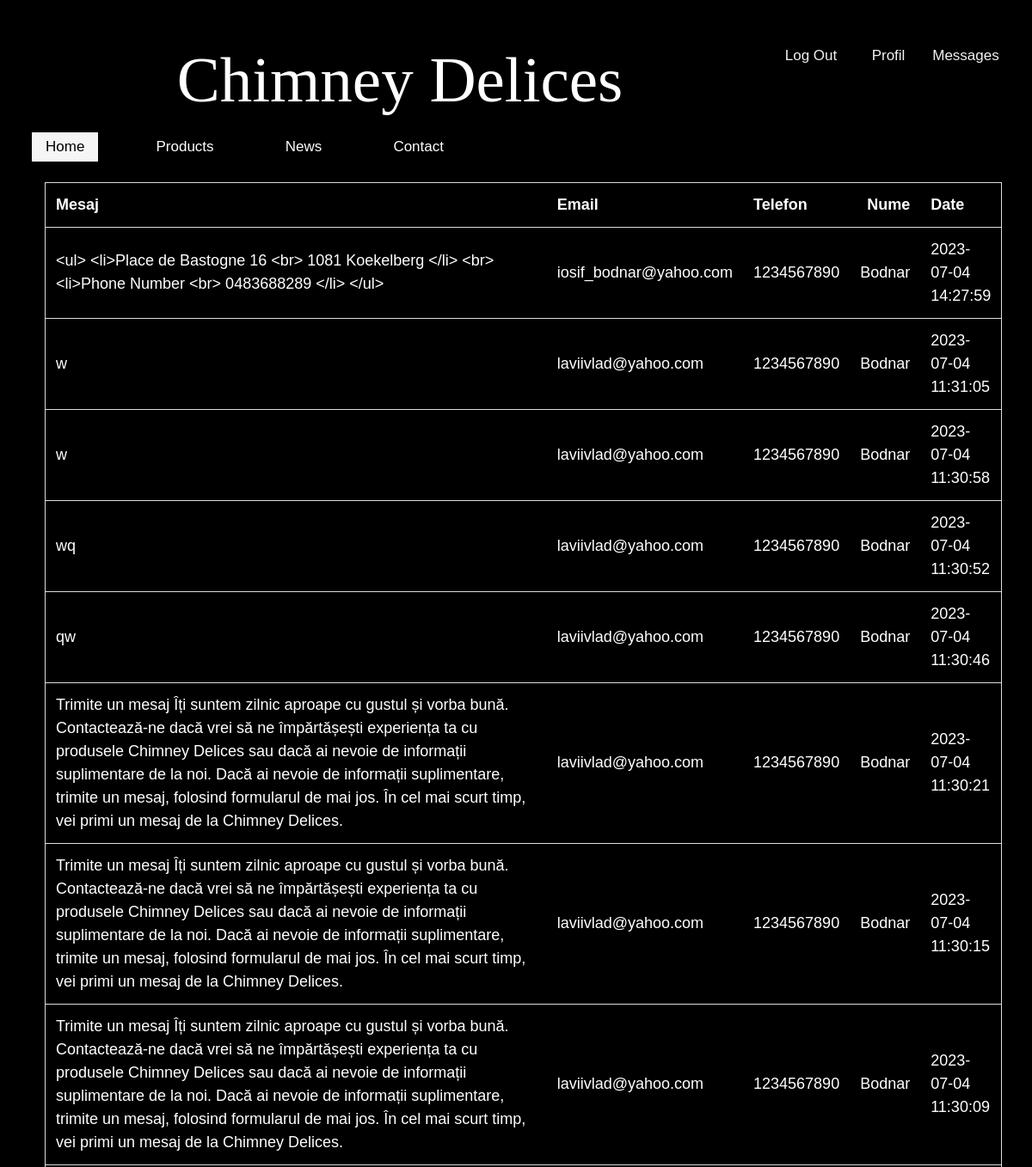
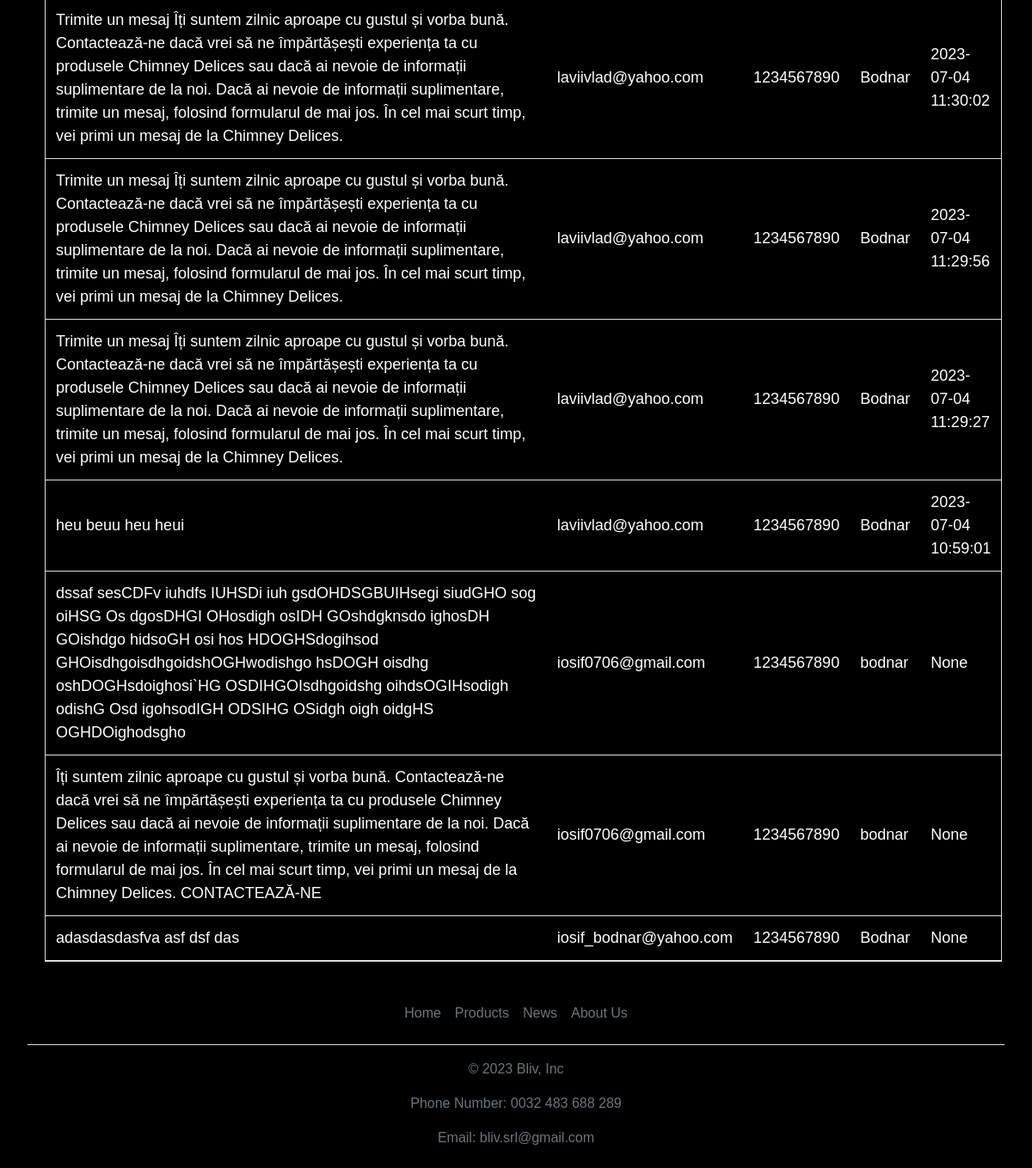
The app's page /mesaje (signed in) with its own data (2 pictures, top to bottom).
### tables this page shows
CREATE TABLE contact( 
    email        TEXT,
    nume         TEXT,
    telefon      INT,
    oras         TEXT,
    mesaj        TEXT,
    persons_id   INT
, date [numeric]);

### app.py (the view)
@app.route("/mesaje")
@login_required
def mesaje():
    check = db.execute("SELECT * FROM contact ORDER BY date DESC  LIMIT 20")
    return render_template("/mesaje.html",check = check)

### app.py (called while the page is built)
@app.after_request
def after_request(response):
    response.headers["Cache-Control"] = "no-cache, no-store, must-revalidate"
    response.headers["Expires"] = 0
    response.headers["Pragma"] = "no-cache"
    return response

### helpers.py (called while the page is built)
def login_required(f):
    @wraps(f)
    def decorated_function(*args, **kwargs):
        if session.get("user_id") is None:
            return redirect("/")
        return f(*args, **kwargs)
    return decorated_function

### templates/mesaje.html (shortened to what this page needs)
{% extends "layout.html" %}
{% block main %}
<table  class="myTable" style="display: block;">
    <thead>
        <tr>
            <th class="text-start">Mesaj</th>
            <th class="text-start">Email</th>
            <th class="text-start">Telefon</th>
            <th class="text-end">Nume</th>
            <th>Date</th>
        </tr>
    </thead>
    <tbody>
        {% for x in check %}
        <tr>
            <td class="text-start" > {{x.mesaj}}</td>
            <td class="text-start">{{x.email}}</td>
            <td class="text-start">{{x.telefon}}</td>
            <td class="text-start">{{x.nume}}</td>
            <td>{{x.date}}</td>
        </tr>
    </tbody>
    {% endfor %}
</table>
{% endblock %}

### templates/layout.html (shortened to what this page needs)
<!DOCTYPE html>
<html lang="en">
    <head>
        <link href="https://cdn.jsdelivr.net/npm/bootstrap@5.2.3/dist/css/bootstrap.min.css" rel="stylesheet">
        <link href="/static/styles.css" rel="stylesheet">
        <link href="/static/image.css" rel="stylesheet">
   </head>
   <body>
    <div class="header">
      <div >
        {% if session["user_id"] == 1 or session["user_id"] == 3 %}
        <ul  class="login">
          <li><a href="/mesaje" >Messages</a></li>
          <li><a href="/profil">Profil</a></li>
          <li><a href="/logout">Log Out</a></li>
        </ul>
        <h1>Chimney Delices</h1>
          <ul class="navbar" >
            <li> <a href="/" class="active">Home</a></li>
            <li><a href="/product">Products</a></li>
            <li><a href="/news">News</a></li>
            <li><a href="/contact" >Contact</a></li>
          </ul>
          {% endif %}
        {% block main %}{% endblock %}
     </body>
     <footer >
      <div class="py-3 my-4">
        <ul class="nav justify-content-center border-bottom pb-3 mb-3" style="margin-bottom:10%;">
          <li class="nav-item"><a href="/" class="nav-link px-2 text-muted">Home</a></li>
          <li class="nav-item"><a href="/product" class="nav-link px-2 text-muted">Products</a></li>
          <li class="nav-item"><a href="news" class="nav-link px-2 text-muted">News</a></li>
          <li class="nav-item"><a href="/aboutus" class="nav-link px-2 text-muted">About Us</a></li>
        </ul>
        <p class="text-center text-muted">&copy; 2023 Bliv, Inc</p>
        <p class="text-center text-muted"> Phone Number: 0032 483 688 289</p>
        <p class="text-center text-muted"> Email: bliv.srl@gmail.com</p>
      </div>
    </footer>
</html>

### static/styles.css (style rules this page uses)
.header { background-color:black; color: #fff; padding: 2px; text-align: center; text-decoration: none; }
h1 { font-size: 75px; font-family:cursive; color:whit; }
.login a { float:right ; text-align: center; width: 90px; height: 30px; color: #f2f2f2; text-decoration: none; font-size: 17px; padding-top: 4px; }
.navbar { background-color:transparent; overflow: hidden; max-width: 500px; top: 60%; }
.navbar a { margin-left: 5px; float: left; color: white; text-align: center; padding: 4px 16px; text-decoration: none; font-size: 17px; font-family:Arial, Helvetica, sans-serif }
.navbar .active { background-color: whitesmoke; color: black; }
ul { list-style: none; }
.login { text-align: center; list-style: none; }
.myTable { display: flex; flex-wrap: wrap; margin-left: 20px; border-collapse: collapse; width: 98%; border: 1px solid #ddd; font-size: 18px; display: none; }
.myTable th, .myTable td { text-align: left; padding: 12px; width: 96%; }
.myTable tr { border-bottom: 1px solid #ddd; }

### static/image.css (style rules this page uses)
* { box-sizing: border-box; }
body { margin: 0; font-family: Arial; }
.header { text-align: center; padding: 32px; }

### records on screen
contact: mesaj "<ul> <li>Place de Bastogne 16 <br> 1081 Koekelberg </li> <br> <li>Phone Number <br> 0483688289 </li> </ul>", email "iosif_bodnar@yahoo.com", telefon "1234567890", nume "Bodnar", date "2023-07-04 14:27:59"
contact: mesaj "w", email "laviivlad@yahoo.com", telefon "1234567890", nume "Bodnar", date "2023-07-04 11:31:05"
contact: mesaj "w", email "laviivlad@yahoo.com", telefon "1234567890", nume "Bodnar", date "2023-07-04 11:30:58"
contact: mesaj "wq", email "laviivlad@yahoo.com", telefon "1234567890", nume "Bodnar", date "2023-07-04 11:30:52"
contact: mesaj "qw", email "laviivlad@yahoo.com", telefon "1234567890", nume "Bodnar", date "2023-07-04 11:30:46"
contact: mesaj "Trimite un mesaj Îți suntem zilnic aproape cu gustul și vorba bună. Contactează-ne dacă vrei să ne împărtășești experiența ta cu produsele Chimney Delices sau dacă ai nevoie de informații suplimentare de la noi. Dacă ai nevoie de informații suplimentare, trimite un mesaj, folosind formularul de mai jos. În cel mai scurt timp, vei primi un mesaj de la Chimney Delices.", email "laviivlad@yahoo.com", telefon "1234567890", nume "Bodnar", date "2023-07-04 11:30:21"
contact: mesaj "Trimite un mesaj Îți suntem zilnic aproape cu gustul și vorba bună. Contactează-ne dacă vrei să ne împărtășești experiența ta cu produsele Chimney Delices sau dacă ai nevoie de informații suplimentare de la noi. Dacă ai nevoie de informații suplimentare, trimite un mesaj, folosind formularul de mai jos. În cel mai scurt timp, vei primi un mesaj de la Chimney Delices.", email "laviivlad@yahoo.com", telefon "1234567890", nume "Bodnar", date "2023-07-04 11:30:15"
contact: mesaj "Trimite un mesaj Îți suntem zilnic aproape cu gustul și vorba bună. Contactează-ne dacă vrei să ne împărtășești experiența ta cu produsele Chimney Delices sau dacă ai nevoie de informații suplimentare de la noi. Dacă ai nevoie de informații suplimentare, trimite un mesaj, folosind formularul de mai jos. În cel mai scurt timp, vei primi un mesaj de la Chimney Delices.", email "laviivlad@yahoo.com", telefon "1234567890", nume "Bodnar", date "2023-07-04 11:30:09"
contact: mesaj "Trimite un mesaj Îți suntem zilnic aproape cu gustul și vorba bună. Contactează-ne dacă vrei să ne împărtășești experiența ta cu produsele Chimney Delices sau dacă ai nevoie de informații suplimentare de la noi. Dacă ai nevoie de informații suplimentare, trimite un mesaj, folosind formularul de mai jos. În cel mai scurt timp, vei primi un mesaj de la Chimney Delices.", email "laviivlad@yahoo.com", telefon "1234567890", nume "Bodnar", date "2023-07-04 11:30:02"
contact: mesaj "Trimite un mesaj Îți suntem zilnic aproape cu gustul și vorba bună. Contactează-ne dacă vrei să ne împărtășești experiența ta cu produsele Chimney Delices sau dacă ai nevoie de informații suplimentare de la noi. Dacă ai nevoie de informații suplimentare, trimite un mesaj, folosind formularul de mai jos. În cel mai scurt timp, vei primi un mesaj de la Chimney Delices.", email "laviivlad@yahoo.com", telefon "1234567890", nume "Bodnar", date "2023-07-04 11:29:56"
contact: mesaj "Trimite un mesaj Îți suntem zilnic aproape cu gustul și vorba bună. Contactează-ne dacă vrei să ne împărtășești experiența ta cu produsele Chimney Delices sau dacă ai nevoie de informații suplimentare de la noi. Dacă ai nevoie de informații suplimentare, trimite un mesaj, folosind formularul de mai jos. În cel mai scurt timp, vei primi un mesaj de la Chimney Delices.", email "laviivlad@yahoo.com", telefon "1234567890", nume "Bodnar", date "2023-07-04 11:29:27"
contact: mesaj "heu beuu heu heui", email "laviivlad@yahoo.com", telefon "1234567890", nume "Bodnar", date "2023-07-04 10:59:01"
contact: mesaj "dssaf sesCDFv iuhdfs IUHSDi iuh gsdOHDSGBUIHsegi siudGHO sog oiHSG Os dgosDHGI OHosdigh osIDH GOshdgknsdo ighosDH GOishdgo hidsoGH osi hos HDOGHSdogihsod GHOisdhgoisdhgoidshOGHwodishgo hsDOGH oisdhg oshDOGHsdoighosi`HG OSDIHGOIsdhgoidshg oihdsOGIHsodigh odishG Osd igohsodIGH ODSIHG OSidgh oigh oidgHS OGHDOighodsgho", email "iosif0706@gmail.com", telefon "1234567890", nume "bodnar", date "None"
contact: mesaj "Îți suntem zilnic aproape cu gustul și vorba bună. Contactează-ne dacă vrei să ne împărtășești experiența ta cu produsele Chimney Delices sau dacă ai nevoie de informații suplimentare de la noi. Dacă ai nevoie de informații suplimentare, trimite un mesaj, folosind formularul de mai jos. În cel mai scurt timp, vei primi un mesaj de la Chimney Delices. CONTACTEAZĂ-NE", email "iosif0706@gmail.com", telefon "1234567890", nume "bodnar", date "None"
contact: mesaj "adasdasdasfva asf dsf das", email "iosif_bodnar@yahoo.com", telefon "1234567890", nume "Bodnar", date "None"
